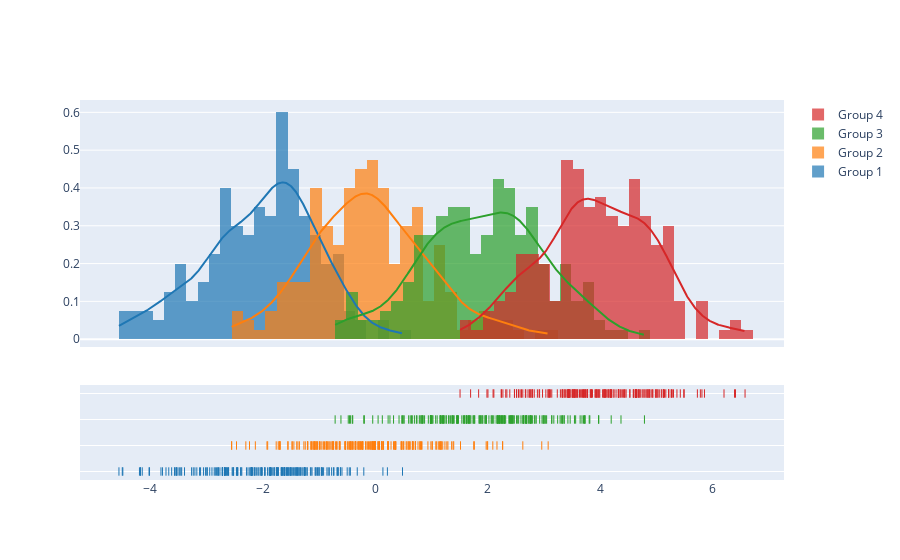

This figure's notebook cell:
### Code cell
import plotly.figure_factory as ff

# Add histogram data
x1 = np.random.randn(200) - 2
x2 = np.random.randn(200)
x3 = np.random.randn(200) + 2
x4 = np.random.randn(200) + 4

# Group data together
hist_data = [x1, x2, x3, x4]

group_labels = ['Group 1', 'Group 2', 'Group 3', 'Group 4']

# Create distplot with custom bin_size
fig = ff.create_distplot(hist_data, group_labels, bin_size=.2)
fig.show()

### Figure 1 — Plotly figure (JSON) as saved in the notebook; plotly's stock layout.template omitted (floating-point values rounded to 4 significant figures; data arrays with more than 128 entries replaced by an {"elided": "..."} marker saying what was removed)
{"data": [{"autobinx": false, "histnorm": "probability density", "legendgroup": "Group 1", "marker": {"color": "rgb(31, 119, 180)"}, "name": "Group 1", "opacity": 0.7, "type": "histogram", "x": {"elided": "200 float values"}, "xaxis": "x", "xbins": {"end": 0.4876, "size": 0.2, "start": -4.554}, "yaxis": "y"}, {"autobinx": false, "histnorm": "probability density", "legendgroup": "Group 2", "marker": {"color": "rgb(255, 127, 14)"}, "name": "Group 2", "opacity": 0.7, "type": "histogram", "x": {"elided": "200 float values"}, "xaxis": "x", "xbins": {"end": 3.078, "size": 0.2, "start": -2.552}, "yaxis": "y"}, {"autobinx": false, "histnorm": "probability density", "legendgroup": "Group 3", "marker": {"color": "rgb(44, 160, 44)"}, "name": "Group 3", "opacity": 0.7, "type": "histogram", "x": {"elided": "200 float values"}, "xaxis": "x", "xbins": {"end": 4.79, "size": 0.2, "start": -0.7102}, "yaxis": "y"}, {"autobinx": false, "histnorm": "probability density", "legendgroup": "Group 4", "marker": {"color": "rgb(214, 39, 40)"}, "name": "Group 4", "opacity": 0.7, "type": "histogram", "x": {"elided": "200 float values"}, "xaxis": "x", "xbins": {"end": 6.578, "size": 0.2, "start": 1.511}, "yaxis": "y"}, {"legendgroup": "Group 1", "marker": {"color": "rgb(31, 119, 180)"}, "mode": "lines", "name": "Group 1", "showlegend": false, "type": "scatter", "x": {"elided": "500 float values"}, "xaxis": "x", "y": {"elided": "500 float values"}, "yaxis": "y"}, {"legendgroup": "Group 2", "marker": {"color": "rgb(255, 127, 14)"}, "mode": "lines", "name": "Group 2", "showlegend": false, "type": "scatter", "x": {"elided": "500 float values"}, "xaxis": "x", "y": {"elided": "500 float values"}, "yaxis": "y"}, {"legendgroup": "Group 3", "marker": {"color": "rgb(44, 160, 44)"}, "mode": "lines", "name": "Group 3", "showlegend": false, "type": "scatter", "x": {"elided": "500 float values"}, "xaxis": "x", "y": {"elided": "500 float values"}, "yaxis": "y"}, {"legendgroup": "Group 4", "marker": {"color": "rgb(214, 39, 40)"}, "mode": "lines", "name": "Group 4", "showlegend": false, "type": "scatter", "x": {"elided": "500 float values"}, "xaxis": "x", "y": {"elided": "500 float values"}, "yaxis": "y"}, {"legendgroup": "Group 1", "marker": {"color": "rgb(31, 119, 180)", "symbol": "line-ns-open"}, "mode": "markers", "name": "Group 1", "showlegend": false, "type": "scatter", "x": {"elided": "200 float values"}, "xaxis": "x", "y": {"elided": "200 str values"}, "yaxis": "y2"}, {"legendgroup": "Group 2", "marker": {"color": "rgb(255, 127, 14)", "symbol": "line-ns-open"}, "mode": "markers", "name": "Group 2", "showlegend": false, "type": "scatter", "x": {"elided": "200 float values"}, "xaxis": "x", "y": {"elided": "200 str values"}, "yaxis": "y2"}, {"legendgroup": "Group 3", "marker": {"color": "rgb(44, 160, 44)", "symbol": "line-ns-open"}, "mode": "markers", "name": "Group 3", "showlegend": false, "type": "scatter", "x": {"elided": "200 float values"}, "xaxis": "x", "y": {"elided": "200 str values"}, "yaxis": "y2"}, {"legendgroup": "Group 4", "marker": {"color": "rgb(214, 39, 40)", "symbol": "line-ns-open"}, "mode": "markers", "name": "Group 4", "showlegend": false, "type": "scatter", "x": {"elided": "200 float values"}, "xaxis": "x", "y": {"elided": "200 str values"}, "yaxis": "y2"}], "layout": {"barmode": "overlay", "hovermode": "closest", "legend": {"traceorder": "reversed"}, "xaxis": {"anchor": "y2", "domain": [0.0, 1.0], "zeroline": false}, "yaxis": {"anchor": "free", "domain": [0.35, 1], "position": 0.0}, "yaxis2": {"anchor": "x", "domain": [0, 0.25], "dtick": 1, "showticklabels": false}}}
